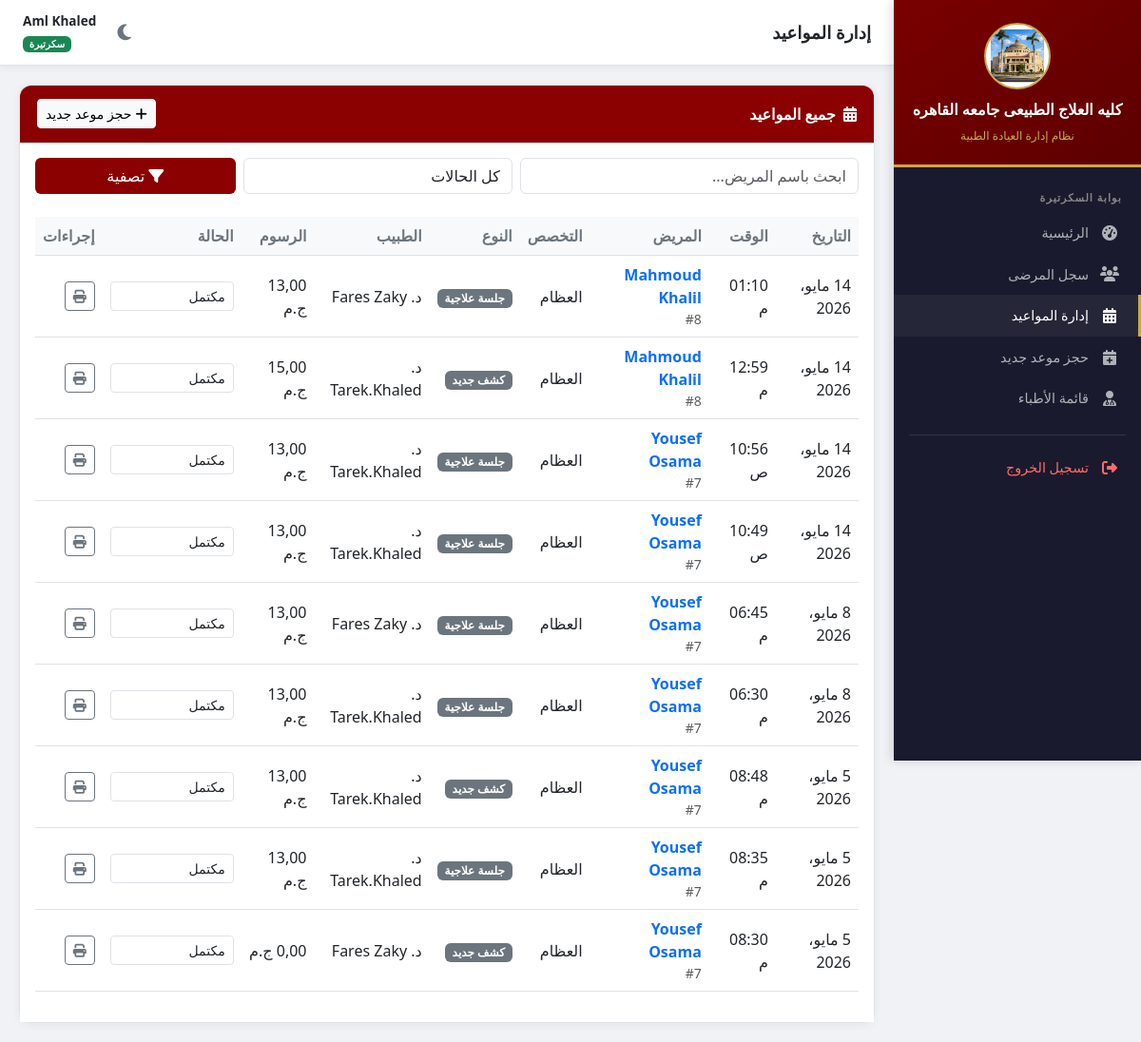
Page /secretary/appointments/ (signed in) on the committed database.
### clinic/models.py (models this page shows, shortened)
class Appointment(models.Model):
    STATUS_CHOICES = [
        ('pending', 'قيد الانتظار'),
        ('confirmed', 'مؤكد'),
        ('completed', 'مكتمل'),
        ('cancelled', 'ملغي'),
    ]
    TYPE_CHOICES = [
        ('new', 'كشف جديد'),
        ('followup', 'استشارة / متابعة'),
        ('session', 'جلسة علاجية'),
    ]
    patient = models.ForeignKey(Patient, on_delete=models.CASCADE, related_name='appointments', verbose_name="المريض")
    doctor = models.ForeignKey(Doctor, on_delete=models.SET_NULL, null=True, blank=True, related_name='appointments', verbose_name="الدكتور")
    specialty = models.ForeignKey(Specialty, on_delete=models.CASCADE, verbose_name="التخصص")
    appointment_type = models.CharField(max_length=20, choices=TYPE_CHOICES, default='new', verbose_name="نوع الموعد")
    appointment_date = models.DateField(verbose_name="تاريخ الموعد")
    appointment_time = models.TimeField(verbose_name="وقت الموعد")
    status = models.CharField(max_length=20, choices=STATUS_CHOICES, default='pending', verbose_name="الحالة")
    notes = models.TextField(blank=True, verbose_name="ملاحظات")
    consultation_fee = models.DecimalField(max_digits=8, decimal_places=2, verbose_name="السعر المدفوع", default=0.0)
    created_by = models.ForeignKey(User, on_delete=models.SET_NULL, null=True, blank=True, related_name='created_appointments', verbose_name="تم التسجيل بواسطة")
    created_at = models.DateTimeField(auto_now_add=True)
    updated_at = models.DateTimeField(auto_now=True)
    class Meta:
        verbose_name = "موعد"
        verbose_name_plural = "المواعيد"
        ordering = ['appointment_date', 'appointment_time']

class Patient(models.Model):
    GENDER_CHOICES = [('M', 'ذكر'), ('F', 'أنثى')]
    patient_number = models.AutoField(primary_key=True, verbose_name="رقم المريض")
    name = models.CharField(max_length=150, verbose_name="الاسم")
    gender = models.CharField(max_length=1, choices=GENDER_CHOICES, verbose_name="الجنس")
    birth_date = models.DateField(verbose_name="تاريخ الميلاد")
    phone = models.CharField(max_length=20, blank=True, verbose_name="رقم الهاتف")
    address = models.TextField(blank=True, verbose_name="العنوان")
    national_id = models.CharField(max_length=14, unique=True, verbose_name="الرقم القومي", null=True, blank=True)
    created_at = models.DateTimeField(auto_now_add=True)
    updated_at = models.DateTimeField(auto_now=True)
    class Meta:
        verbose_name = "مريض"
        verbose_name_plural = "المرضى"

class Specialty(models.Model):
    name = models.CharField(max_length=100, verbose_name="التخصص")
    class Meta:
        verbose_name = "تخصص"
        verbose_name_plural = "التخصصات"

class Doctor(models.Model):
    user = models.OneToOneField(User, on_delete=models.CASCADE, verbose_name="المستخدم")
    specialty = models.ForeignKey(Specialty, on_delete=models.SET_NULL, null=True, verbose_name="التخصص")
    phone = models.CharField(max_length=20, blank=True, verbose_name="رقم الهاتف")
    def __str__(self):
        return f"د. {self.user.get_full_name() or self.user.username}"
    class Meta:
        verbose_name = "دكتور"
        verbose_name_plural = "الأطباء"

### clinic/views.py (the view)
# urls.py: path('secretary/appointments/', views.secretary_appointments, name='secretary_appointments'),
@login_required
@user_passes_test(is_admin_or_secretary, login_url='login')
def secretary_appointments(request):
    return _appointments_list_view(request, 'secretary/appointments.html', 'secretary')

### clinic/templatetags/auth_extras.py (called while the page is built)
@register.filter
def has_group(user, group_name):
    return user.groups.filter(name=group_name).exists()

### clinic/views.py (called while the page is built)
def is_admin(user):
    return user.is_superuser or user.is_staff

def is_secretary(user):
    return user.groups.filter(name='secretary').exists()

def is_admin_or_secretary(user):
    return is_admin(user) or is_secretary(user)

def _paginate(queryset, request):
    paginator = Paginator(queryset, ITEMS_PER_PAGE)
    page_number = request.GET.get('page')
    return paginator.get_page(page_number)

def _appointments_list_view(request, template, role):
    query = request.GET.get('q', '')
    status_filter = request.GET.get('status', '')
    appointments = Appointment.objects.select_related('patient', 'doctor', 'specialty')
    if query:
        appointments = appointments.filter(
            Q(patient__name__icontains=query) | Q(doctor__user__first_name__icontains=query)
        )
    if status_filter:
        appointments = appointments.filter(status=status_filter)
    appointments = appointments.order_by('-appointment_date', '-appointment_time')
    page_obj = _paginate(appointments, request)
    return render(request, template, {
        'appointments': page_obj, 'query': query, 'status_filter': status_filter, 'role': role,
    })

### templates/secretary/appointments.html (shortened to what this page needs)
{% extends 'base.html' %}
{% block page_title %}إدارة المواعيد{% endblock %}
{% block content %}
<div class="card">
  <div class="card-header d-flex justify-content-between align-items-center">
    <span><i class="fas fa-calendar-alt me-2"></i>جميع المواعيد</span>
    <a href="{% url 'secretary_appointment_add' %}" class="btn btn-sm btn-light">
      <i class="fas fa-plus me-1"></i>حجز موعد جديد
    </a>
  </div>
  <div class="card-body">
    <form method="get" class="mb-4">
      <div class="row g-2">
        <div class="col-md-5">
          <input type="text" name="q" value="{{ query }}" class="form-control" placeholder="ابحث باسم المريض...">
        </div>
        <div class="col-md-4">
          <select name="status" class="form-select">
            <option value="">كل الحالات</option>
          </select>
        </div>
        <div class="col-md-3 d-flex gap-2">
          <button class="btn btn-cu flex-grow-1" type="submit"><i class="fas fa-filter me-1"></i>تصفية</button>
        </div>
      </div>
    </form>
    {% if appointments %}
    <div class="table-responsive">
      <table class="table table-hover align-middle">
        <thead class="table-light">
          <tr>
            <th>التاريخ</th>
            <th>الوقت</th>
            <th>المريض</th>
            <th>التخصص</th>
            <th>النوع</th>
            <th>الطبيب</th>
            <th>الرسوم</th>
            <th>الحالة</th>
            <th>إجراءات</th>
          </tr>
        </thead>
        <tbody>
          {% for appt in appointments %}
          <tr>
            <td>{{ appt.appointment_date }}</td>
            <td>{{ appt.appointment_time|time:"h:i A" }}</td>
            <td>
              <a href="{% url 'secretary_patient_detail' appt.patient.pk %}" class="fw-bold text-decoration-none">
                {{ appt.patient.name }}
              </a>
              <div class="text-muted small">#{{ appt.patient.patient_number }}</div>
            </td>
            <td>{{ appt.specialty.name }}</td>
            <td><span class="badge bg-secondary">{{ appt.get_appointment_type_display }}</span></td>
            <td>{{ appt.doctor|default:"—" }}</td>
            <td>{{ appt.consultation_fee }} ج.م</td>
            <td>
              <form method="post" action="{% url 'secretary_appointment_update_status' appt.pk %}" class="d-inline">
                <select name="status" class="form-select form-select-sm" style="width:130px;" onchange="this.form.submit()">
                  <option value="completed" {% if appt.status == 'completed' %}selected{% endif %}>مكتمل</option>
                </select>
              </form>
            </td>
            <td>
              <a href="{% url 'secretary_print_slip' appt.pk %}" target="_blank" class="btn btn-sm btn-outline-secondary" title="طباعة">
                <i class="fas fa-print"></i>
              </a>
            </td>
          </tr>
          {% endfor %}
        </tbody>
      </table>
    </div>
    {% else %}
    <div class="text-center py-5 text-muted">
      <i class="fas fa-calendar-times fa-3x mb-3 opacity-25"></i>
      <p>لا توجد مواعيد تطابق البحث</p>
    </div>
    {% endif %}
  </div>
</div>
{% endblock %}

### templates/base.html (shortened to what this page needs)
<!DOCTYPE html>
<html lang="ar" dir="rtl">
<head>
<link href="https://cdn.jsdelivr.net/npm/bootstrap@5.3.0/dist/css/bootstrap.rtl.min.css" rel="stylesheet">
<link href="https://cdnjs.cloudflare.com/ajax/libs/font-awesome/6.4.0/css/all.min.css" rel="stylesheet">
</head>
<body>
{% load auth_extras %}
{% if user.is_authenticated %}
<div class="sidebar" id="sidebar">
  <div class="sidebar-header">
    <div class="logo-container"><img src="/media/2.png" alt="لوجو جامعة القاهرة"></div>
    <h6>كليه العلاج الطبيعى جامعه القاهره</h6>
    <small>نظام إدارة العيادة الطبية</small>
  </div>
  <div class="sidebar-nav-container">
    {% if user.is_staff or user.is_superuser %}
    <div class="nav-section">لوحة تحكم الإدارة</div>
    <a href="{% url 'admin_dashboard' %}" class="nav-link-side {% if request.resolver_match.url_name == 'admin_dashboard' %}active{% endif %}" onclick="closeSidebar()"><i class="fas fa-chart-pie"></i> نظرة عامة</a>
    <a href="{% url 'admin_patients' %}" class="nav-link-side {% if 'patient' in request.resolver_match.url_name and 'secretary' not in request.resolver_match.url_name %}active{% endif %}" onclick="closeSidebar()"><i class="fas fa-users"></i> سجل المرضى</a>
    <a href="{% url 'admin_appointments' %}" class="nav-link-side {% if request.resolver_match.url_name == 'admin_appointments' %}active{% endif %}" onclick="closeSidebar()"><i class="fas fa-calendar-alt"></i> إدارة المواعيد</a>
    <a href="{% url 'admin_doctors' %}" class="nav-link-side {% if request.resolver_match.url_name == 'admin_doctors' %}active{% endif %}" onclick="closeSidebar()"><i class="fas fa-user-md"></i> الطاقم الطبي</a>
    <a href="{% url 'admin_secretaries' %}" class="nav-link-side {% if 'admin_secreta' in request.resolver_match.url_name %}active{% endif %}" onclick="closeSidebar()"><i class="fas fa-headset"></i> طاقم السكرتاريا</a>
    <a href="{% url 'admin_records' %}" class="nav-link-side {% if request.resolver_match.url_name == 'admin_records' %}active{% endif %}" onclick="closeSidebar()"><i class="fas fa-notes-medical"></i> الأرشيف الطبي</a>
    <div class="nav-section" style="margin-top:8px;">السكرتاريا</div>
    <a href="{% url 'secretary_dashboard' %}" class="nav-link-side {% if request.resolver_match.url_name == 'secretary_dashboard' %}active{% endif %}" onclick="closeSidebar()"><i class="fas fa-desktop"></i> لوحة السكرتيرة</a>
    {% elif user|has_group:'secretary' %}
    <div class="nav-section">بوابة السكرتيرة</div>
    <a href="{% url 'secretary_dashboard' %}" class="nav-link-side {% if request.resolver_match.url_name == 'secretary_dashboard' %}active{% endif %}" onclick="closeSidebar()"><i class="fas fa-tachometer-alt"></i> الرئيسية</a>
    <a href="{% url 'secretary_patients' %}" class="nav-link-side {% if 'secretary_patient' in request.resolver_match.url_name %}active{% endif %}" onclick="closeSidebar()"><i class="fas fa-users"></i> سجل المرضى</a>
    <a href="{% url 'secretary_appointments' %}" class="nav-link-side {% if request.resolver_match.url_name == 'secretary_appointments' %}active{% endif %}" onclick="closeSidebar()"><i class="fas fa-calendar-alt"></i> إدارة المواعيد</a>
    <a href="{% url 'secretary_appointment_add' %}" class="nav-link-side " onclick="closeSidebar()"><i class="fas fa-calendar-plus"></i> حجز موعد جديد</a>
    <a href="{% url 'secretary_doctors' %}" class="nav-link-side {% if request.resolver_match.url_name == 'secretary_doctors' %}active{% endif %}" onclick="closeSidebar()"><i class="fas fa-user-md"></i> قائمة الأطباء</a>
    {% endif %}
    <div class="mt-3 border-top border-secondary pt-2" style="opacity:.3; margin: 0 16px;"></div>
    <a href="{% url 'logout' %}" class="nav-link-side mt-1" style="color:#ff6b6b;" onclick="closeSidebar()"><i class="fas fa-sign-out-alt"></i> تسجيل الخروج</a>
  </div>
</div>
<div class="main-content">
  <div class="topbar">
    <div class="d-flex align-items-center gap-2">
      <h5>{% block page_title %}{% endblock %}</h5>
    </div>
    <div class="d-flex align-items-center gap-3">
      <button class="theme-toggle" onclick="toggleTheme()" title="تبديل الوضع" aria-label="تبديل الوضع الليلي">
        <i class="fas fa-moon" id="themeIcon"></i>
      </button>
      <div class="text-end d-none d-sm-block">
        <div class="fw-bold" style="font-size:.85rem;">{{ user.get_full_name|default:user.username }}</div>
        {% if user.is_staff %}<span class="badge bg-danger" style="font-size:.65rem;">مسؤول النظام</span>
        {% elif user|has_group:"secretary" %}<span class="badge bg-success" style="font-size:.65rem;">سكرتيرة</span>
        {% else %}<span class="badge bg-primary" style="font-size:.65rem;">طبيب</span>{% endif %}
      </div>
    </div>
  </div>
  <div class="content-area">
    {% block content %}{% endblock %}
  </div>
</div>
{% else %}
{% block full_content %}{% endblock %}
{% endif %}
</body>
</html>

### templates/base.html (style rules this page uses)
:root { --cu-red: #8B0000; --cu-gold: #C9A84C; --cu-dark: #1a1a2e; --cu-gray: #f0f2f5; --sidebar-w: 260px; --bg-body: #f0f2f5; --bg-card: #ffffff; --bg-card-alt: #f8f9fa; --text-main: #212529; --text-muted: #6c757d; --border-color: #dee2e6; --topbar-bg: #ffffff; --table-hover: rgba(0,0,0,0.02); --shadow: 0 2px 8px rgba(0,0,0,0.06); }
body { font-family: 'Segoe UI', Tahoma, sans-serif; background: var(--bg-body); color: var(--text-main); transition: background .3s, color .3s; }
.sidebar { width: var(--sidebar-w); min-height: 100vh; background: var(--cu-dark); position: fixed; right: 0; top: 0; z-index: 1050; display: flex; flex-direction: column; box-shadow: -2px 0 10px rgba(0,0,0,0.15); transition: transform .3s ease; }
.sidebar-header { background: linear-gradient(145deg, #7a0000, #5c0000); padding: 24px 16px 20px; text-align: center; border-bottom: 3px solid var(--cu-gold); }
.sidebar-header .logo-container { width: 70px; height: 70px; margin: 0 auto 12px; background: white; border-radius: 50%; border: 2px solid var(--cu-gold); overflow: hidden; display: flex; align-items: center; justify-content: center; }
.sidebar-header .logo-container img { width: 100%; height: 100%; object-fit: cover; }
.sidebar-header h6 { color: #fff; margin: 0 0 4px; font-size: 1rem; font-weight: 700; }
.sidebar-header small { color: var(--cu-gold); font-size: .75rem; }
.sidebar-nav-container { flex-grow: 1; padding: 12px 0; overflow-y: auto; }
.nav-section { padding: 12px 20px 6px; color: #888; font-size: .7rem; font-weight: 600; text-transform: uppercase; letter-spacing: 1px; }
.nav-link-side { display: flex; align-items: center; gap: 12px; padding: 11px 20px; color: #aeb2b7; text-decoration: none; transition: all .2s; border-right: 3px solid transparent; font-size: .9rem; }
.nav-link-side:hover, .nav-link-side.active { color: #fff; background: rgba(255,255,255,.05); border-right-color: var(--cu-gold); }
.nav-link-side i { width: 20px; text-align: center; font-size: 1rem; }
.main-content { margin-right: var(--sidebar-w); min-height: 100vh; transition: margin .3s; }
.topbar { background: var(--topbar-bg); padding: 12px 24px; display: flex; align-items: center; justify-content: space-between; box-shadow: var(--shadow); position: sticky; top: 0; z-index: 99; border-bottom: 1px solid var(--border-color); }
.topbar h5 { margin: 0; color: var(--text-main); font-weight: 700; font-size: 1.15rem; }
.content-area { padding: 20px; }
.card { border: 1px solid var(--border-color); border-radius: 12px; box-shadow: var(--shadow); background: var(--bg-card); color: var(--text-main); }
.card-header { background: var(--cu-red); color: white; border-radius: 12px 12px 0 0 !important; padding: 14px 18px; font-weight: 600; }
.card-body { background: var(--bg-card); color: var(--text-main); }
.table { color: var(--text-main); --bs-table-bg: var(--bg-card); --bs-table-hover-bg: var(--table-hover); }
.table-light { --bs-table-bg: var(--bg-card-alt) !important; --bs-table-color: var(--text-muted) !important; }
.form-control, .form-select { background: var(--bg-card); color: var(--text-main); border-color: var(--border-color); }
.btn-cu { background: var(--cu-red); color: white; }
.theme-toggle { background: none; border: none; color: var(--text-muted); font-size: 1.2rem; cursor: pointer; padding: 6px; border-radius: 8px; }

### rows in the picture
Appointment: appointment_date "14 مايو، 2026", appointment_time "01:10 م", patient.name "Mahmoud Khalil", patient.patient_number "8", specialty.name "العظام", appointment_type "جلسة علاجية", doctor "د. Fares Zaky", consultation_fee "13,00", status "مكتمل"
Appointment: appointment_date "14 مايو، 2026", appointment_time "12:59 م", patient.name "Mahmoud Khalil", patient.patient_number "8", specialty.name "العظام", appointment_type "كشف جديد", doctor "د. Tarek.Khaled", consultation_fee "15,00", status "مكتمل"
Appointment: appointment_date "14 مايو، 2026", appointment_time "10:56 ص", patient.name "Yousef Osama", patient.patient_number "7", specialty.name "العظام", appointment_type "جلسة علاجية", doctor "د. Tarek.Khaled", consultation_fee "13,00", status "مكتمل"
Appointment: appointment_date "14 مايو، 2026", appointment_time "10:49 ص", patient.name "Yousef Osama", patient.patient_number "7", specialty.name "العظام", appointment_type "جلسة علاجية", doctor "د. Tarek.Khaled", consultation_fee "13,00", status "مكتمل"
Appointment: appointment_date "8 مايو، 2026", appointment_time "06:45 م", patient.name "Yousef Osama", patient.patient_number "7", specialty.name "العظام", appointment_type "جلسة علاجية", doctor "د. Fares Zaky", consultation_fee "13,00", status "مكتمل"
Appointment: appointment_date "8 مايو، 2026", appointment_time "06:30 م", patient.name "Yousef Osama", patient.patient_number "7", specialty.name "العظام", appointment_type "جلسة علاجية", doctor "د. Tarek.Khaled", consultation_fee "13,00", status "مكتمل"
Appointment: appointment_date "5 مايو، 2026", appointment_time "08:48 م", patient.name "Yousef Osama", patient.patient_number "7", specialty.name "العظام", appointment_type "كشف جديد", doctor "د. Tarek.Khaled", consultation_fee "13,00", status "مكتمل"
Appointment: appointment_date "5 مايو، 2026", appointment_time "08:35 م", patient.name "Yousef Osama", patient.patient_number "7", specialty.name "العظام", appointment_type "جلسة علاجية", doctor "د. Tarek.Khaled", consultation_fee "13,00", status "مكتمل"
Appointment: appointment_date "5 مايو، 2026", appointment_time "08:30 م", patient.name "Yousef Osama", patient.patient_number "7", specialty.name "العظام", appointment_type "كشف جديد", doctor "د. Fares Zaky", consultation_fee "0,00", status "مكتمل"

### other values in the picture
{{ user.get_full_name|default:user.username }} "Aml Khaled"
